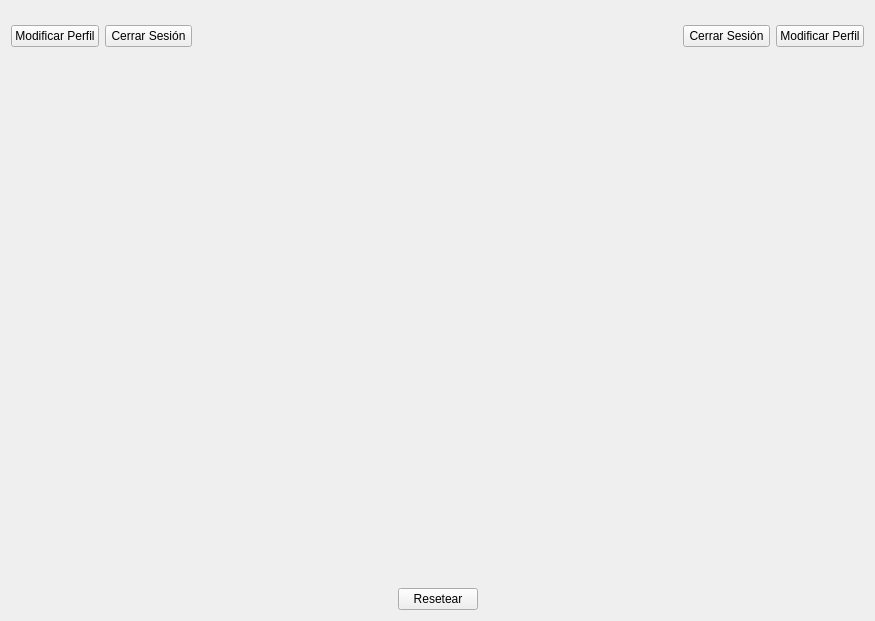
<?xml version="1.0" encoding="UTF-8"?>
<ui version="4.0">
 <class>GameBoard</class>
 <widget class="QWidget" name="GameBoard">
  <property name="geometry">
   <rect>
    <x>0</x>
    <y>0</y>
    <width>875</width>
    <height>621</height>
   </rect>
  </property>
  <property name="windowTitle">
   <string>4 en raya</string>
  </property>
  <layout class="QGridLayout" name="gridLayout">
   <item row="0" column="0">
    <layout class="QGridLayout" name="gridLayout_2">
     <item row="1" column="2" colspan="2">
      <spacer name="verticalSpacer_2">
       <property name="orientation">
        <enum>Qt::Orientation::Vertical</enum>
       </property>
       <property name="sizeHint" stdset="0">
        <size>
         <width>20</width>
         <height>40</height>
        </size>
       </property>
      </spacer>
     </item>
     <item row="0" column="3">
      <layout class="QHBoxLayout" name="horizontalLayout_7">
       <item>
        <widget class="QLabel" name="label_player2_avatar">
         <property name="minimumSize">
          <size>
           <width>50</width>
           <height>50</height>
          </size>
         </property>
         <property name="maximumSize">
          <size>
           <width>50</width>
           <height>50</height>
          </size>
         </property>
         <property name="text">
          <string/>
         </property>
        </widget>
       </item>
       <item>
        <widget class="QLabel" name="label_player2_name">
         <property name="text">
          <string/>
         </property>
         <property name="alignment">
          <set>Qt::AlignmentFlag::AlignCenter</set>
         </property>
        </widget>
       </item>
       <item>
        <widget class="QLabel" name="label_player2_points">
         <property name="text">
          <string/>
         </property>
         <property name="alignment">
          <set>Qt::AlignmentFlag::AlignCenter</set>
         </property>
        </widget>
       </item>
       <item>
        <widget class="QPushButton" name="cerrarPushButton2">
         <property name="text">
          <string>Cerrar Sesión</string>
         </property>
        </widget>
       </item>
       <item>
        <widget class="QPushButton" name="modifyProfileButton2">
         <property name="text">
          <string>Modificar Perfil</string>
         </property>
        </widget>
       </item>
      </layout>
     </item>
     <item row="0" column="2">
      <layout class="QHBoxLayout" name="horizontalLayout_5">
       <item>
        <widget class="QPushButton" name="modifyProfileButton1">
         <property name="text">
          <string>Modificar Perfil</string>
         </property>
        </widget>
       </item>
       <item>
        <widget class="QPushButton" name="cerrarPushButton">
         <property name="text">
          <string>Cerrar Sesión</string>
         </property>
        </widget>
       </item>
       <item>
        <widget class="QLabel" name="label_player1_points">
         <property name="text">
          <string/>
         </property>
         <property name="alignment">
          <set>Qt::AlignmentFlag::AlignCenter</set>
         </property>
        </widget>
       </item>
       <item>
        <widget class="QLabel" name="label_player1_name">
         <property name="text">
          <string/>
         </property>
         <property name="alignment">
          <set>Qt::AlignmentFlag::AlignCenter</set>
         </property>
        </widget>
       </item>
       <item>
        <widget class="QLabel" name="label_player1_avatar">
         <property name="minimumSize">
          <size>
           <width>50</width>
           <height>50</height>
          </size>
         </property>
         <property name="maximumSize">
          <size>
           <width>50</width>
           <height>50</height>
          </size>
         </property>
         <property name="text">
          <string/>
         </property>
        </widget>
       </item>
      </layout>
     </item>
     <item row="3" column="2" colspan="2">
      <layout class="QHBoxLayout" name="horizontalLayout_2">
       <property name="leftMargin">
        <number>0</number>
       </property>
       <item>
        <spacer name="horizontalSpacer">
         <property name="orientation">
          <enum>Qt::Orientation::Horizontal</enum>
         </property>
         <property name="sizeHint" stdset="0">
          <size>
           <width>40</width>
           <height>20</height>
          </size>
         </property>
        </spacer>
       </item>
       <item>
        <widget class="QPushButton" name="reset">
         <property name="sizePolicy">
          <sizepolicy hsizetype="Maximum" vsizetype="Fixed">
           <horstretch>0</horstretch>
           <verstretch>0</verstretch>
          </sizepolicy>
         </property>
         <property name="text">
          <string>Resetear</string>
         </property>
        </widget>
       </item>
       <item>
        <spacer name="horizontalSpacer_2">
         <property name="orientation">
          <enum>Qt::Orientation::Horizontal</enum>
         </property>
         <property name="sizeHint" stdset="0">
          <size>
           <width>40</width>
           <height>20</height>
          </size>
         </property>
        </spacer>
       </item>
      </layout>
     </item>
    </layout>
   </item>
  </layout>
 </widget>
 <resources/>
 <connections/>
</ui>
